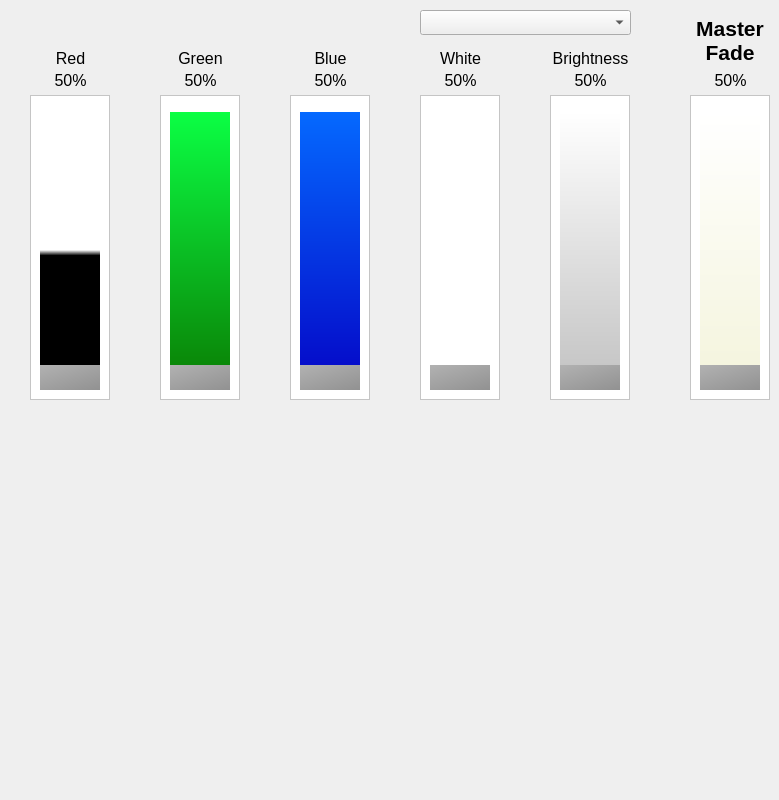
     <widget class="QWidget" name="tabRGB">
      <property name="sizePolicy">
       <sizepolicy hsizetype="Fixed" vsizetype="Fixed">
        <horstretch>0</horstretch>
        <verstretch>0</verstretch>
       </sizepolicy>
      </property>
      <property name="minimumSize">
       <size>
        <width>700</width>
        <height>800</height>
       </size>
      </property>
      <property name="baseSize">
       <size>
        <width>0</width>
        <height>0</height>
       </size>
      </property>
      <attribute name="title">
       <string>RGB</string>
      </attribute>
      <widget class="QSlider" name="sldRed">
       <property name="geometry">
        <rect>
         <x>40</x>
         <y>110</y>
         <width>60</width>
         <height>280</height>
        </rect>
       </property>
       <property name="styleSheet">
        <string notr="true">QSlider::groove:vertical {
    width: 80px; /* the groove expands to the size of the slider by default. by giving it a height, it has a fixed size */
    /*border: 4px solid rgb(0,0,0);*/
    background: qlineargradient(x1:0, y1: 0.5, x2: 0, y2: 0.52, stop:0 rgb(255, 255,255), stop:1 rgb(0, 0, 0));
    margin: 2px 0;
}

QSlider::handle:vertical {
    background: qlineargradient(x1:0, y1:0, x2:1, y2:1, stop:0 #b4b4b4, stop:1 #8f8f8f);
    height: 25px;
    margin: -2px 0; /* handle is placed by default on the contents rect of the groove. Expand outside the groove */
    border-radius: 8px;
}</string>
       </property>
       <property name="maximum">
        <number>255</number>
       </property>
       <property name="orientation">
        <enum>Qt::Vertical</enum>
       </property>
      </widget>
      <widget class="QSlider" name="sldGreen">
       <property name="geometry">
        <rect>
         <x>170</x>
         <y>110</y>
         <width>60</width>
         <height>280</height>
        </rect>
       </property>
       <property name="styleSheet">
        <string notr="true">QSlider::groove:vertical {

    width:80px; /* the groove expands to the size of the slider by default. by giving it a height, it has a fixed size */
    background: qlineargradient(x1:0, y1:0, x2:0, y2:1, stop:0 rgb(11, 255, 68), stop:1 rgb(10, 125, 3));
    margin: 2px 0;
}

QSlider::handle:vertical {
    background: qlineargradient(x1:0, y1:0, x2:1, y2:1, stop:0 #b4b4b4, stop:1 #8f8f8f);

    height: 25px;
    margin: -2px 0; /* handle is placed by default on the contents rect of the groove. Expand outside the groove */
    border-radius: 8px;
}</string>
       </property>
       <property name="maximum">
        <number>255</number>
       </property>
       <property name="orientation">
        <enum>Qt::Vertical</enum>
       </property>
      </widget>
      <widget class="QSlider" name="sldBlue">
       <property name="geometry">
        <rect>
         <x>300</x>
         <y>110</y>
         <width>60</width>
         <height>280</height>
        </rect>
       </property>
       <property name="styleSheet">
        <string notr="true">QSlider::groove:vertical {

    width: 80px; /* the groove expands to the size of the slider by default. by giving it a height, it has a fixed size */
    background: qlineargradient(x1:0, y1:0, x2:0, y2:1, stop:0 rgb(5, 105, 255), stop:1 rgb(5, 5, 198));
    margin: 2px 0;
}

QSlider::handle:vertical {
    background: qlineargradient(x1:0, y1:0, x2:1, y2:1, stop:0 #b4b4b4, stop:1 #8f8f8f);

    height: 25px;
    margin: -2px 0; /* handle is placed by default on the contents rect of the groove. Expand outside the groove */
    border-radius: 8px;
}

</string>
       </property>
       <property name="maximum">
        <number>255</number>
       </property>
       <property name="orientation">
        <enum>Qt::Vertical</enum>
       </property>
      </widget>
      <widget class="QSlider" name="sldWhite">
       <property name="geometry">
        <rect>
         <x>430</x>
         <y>110</y>
         <width>60</width>
         <height>280</height>
        </rect>
       </property>
       <property name="styleSheet">
        <string notr="true">QSlider::groove:vertical {

    width: 80px; /* the groove expands to the size of the slider by default. by giving it a height, it has a fixed size */
    background: qlineargradient(x1:0, y1:0, x2:0, y2:1, stop:0 rgb(255, 255,255), stop:1 rgb(255,255,255));
    margin: 2px 0;
}

QSlider::handle:vertical {
    background: qlineargradient(x1:0, y1:0, x2:1, y2:1, stop:0 #b4b4b4, stop:1 #8f8f8f);
    height: 25px;
    margin: -2px 0; /* handle is placed by default on the contents rect of the groove. Expand outside the groove */
    border-radius: 8px;
}</string>
       </property>
       <property name="maximum">
        <number>255</number>
       </property>
       <property name="orientation">
        <enum>Qt::Vertical</enum>
       </property>
      </widget>
      <widget class="QSlider" name="sldBrightness">
       <property name="geometry">
        <rect>
         <x>560</x>
         <y>110</y>
         <width>60</width>
         <height>280</height>
        </rect>
       </property>
       <property name="styleSheet">
        <string notr="true">QSlider::groove:vertical {
    width: 80px; /* the groove expands to the size of the slider by default. by giving it a height, it has a fixed size */
    background: qlineargradient(x1:0, y1:0, x2:0, y2:1, stop:0 rgb(255, 255, 255), stop:1 rgb(194, 194, 194));
    margin: 2px 0;
}

QSlider::handle:vertical {
    background: qlineargradient(x1:0, y1:0, x2:1, y2:1, stop:0 #b4b4b4, stop:1 #8f8f8f);
    height: 25px;
    margin: -2px 0; /* handle is placed by default on the contents rect of the groove. Expand outside the groove */
    border-radius: 8px;
}</string>
       </property>
       <property name="maximum">
        <number>255</number>
       </property>
       <property name="orientation">
        <enum>Qt::Vertical</enum>
       </property>
      </widget>
      <widget class="QFrame" name="brdRed">
       <property name="geometry">
        <rect>
         <x>30</x>
         <y>95</y>
         <width>80</width>
         <height>305</height>
        </rect>
       </property>
       <property name="styleSheet">
        <string notr="true">background:rgb(255,255,255)</string>
       </property>
       <property name="frameShape">
        <enum>QFrame::StyledPanel</enum>
       </property>
       <property name="frameShadow">
        <enum>QFrame::Raised</enum>
       </property>
      </widget>
      <widget class="QFrame" name="brdGreen">
       <property name="geometry">
        <rect>
         <x>160</x>
         <y>95</y>
         <width>80</width>
         <height>305</height>
        </rect>
       </property>
       <property name="styleSheet">
        <string notr="true">background:rgb(255,255,255)</string>
       </property>
       <property name="frameShape">
        <enum>QFrame::StyledPanel</enum>
       </property>
       <property name="frameShadow">
        <enum>QFrame::Raised</enum>
       </property>
      </widget>
      <widget class="QFrame" name="brdBlue">
       <property name="enabled">
        <bool>true</bool>
       </property>
       <property name="geometry">
        <rect>
         <x>290</x>
         <y>95</y>
         <width>80</width>
         <height>305</height>
        </rect>
       </property>
       <property name="styleSheet">
        <string notr="true">background:rgb(255,255,255)</string>
       </property>
       <property name="frameShape">
        <enum>QFrame::StyledPanel</enum>
       </property>
       <property name="frameShadow">
        <enum>QFrame::Raised</enum>
       </property>
      </widget>
      <widget class="QFrame" name="brdWhite">
       <property name="geometry">
        <rect>
         <x>420</x>
         <y>95</y>
         <width>80</width>
         <height>305</height>
        </rect>
       </property>
       <property name="styleSheet">
        <string notr="true">background:rgb(255,255,255)</string>
       </property>
       <property name="frameShape">
        <enum>QFrame::StyledPanel</enum>
       </property>
       <property name="frameShadow">
        <enum>QFrame::Raised</enum>
       </property>
      </widget>
      <widget class="QFrame" name="brdBrightness">
       <property name="geometry">
        <rect>
         <x>550</x>
         <y>95</y>
         <width>80</width>
         <height>305</height>
        </rect>
       </property>
       <property name="styleSheet">
        <string notr="true">background:rgb(255,255,255)</string>
       </property>
       <property name="frameShape">
        <enum>QFrame::StyledPanel</enum>
       </property>
       <property name="frameShadow">
        <enum>QFrame::Raised</enum>
       </property>
      </widget>
      <widget class="QComboBox" name="cmbRGB_Layers">
       <property name="geometry">
        <rect>
         <x>420</x>
         <y>10</y>
         <width>211</width>
         <height>25</height>
        </rect>
       </property>
       <property name="styleSheet">
        <string notr="true">QComboBox QAbstractItemView {

    selection-background-color: rgb(0,0,127);
    selection-color: rgb(0, 0, 0);
}</string>
       </property>
      </widget>
      <widget class="QSlider" name="sldMasterRGB">
       <property name="geometry">
        <rect>
         <x>700</x>
         <y>110</y>
         <width>60</width>
         <height>280</height>
        </rect>
       </property>
       <property name="styleSheet">
        <string notr="true">QSlider::groove:vertical {
    width: 80px; /* the groove expands to the size of the slider by default. by giving it a height, it has a fixed size */
    background: qlineargradient(x1:0, y1:0, x2:0, y2:1, stop:0 rgb(255, 255, 255), stop:1 rgb(244,244,220));
    margin: 2px 0;
}

QSlider::handle:vertical {
    background: qlineargradient(x1:0, y1:0, x2:1, y2:1, stop:0 #b4b4b4, stop:1 #8f8f8f);
    height: 25px;
    margin: -2px 0; /* handle is placed by default on the contents rect of the groove. Expand outside the groove */
    border-radius: 8px;
}</string>
       </property>
       <property name="maximum">
        <number>255</number>
       </property>
       <property name="orientation">
        <enum>Qt::Vertical</enum>
       </property>
      </widget>
      <widget class="QFrame" name="brdMasterRGB">
       <property name="geometry">
        <rect>
         <x>690</x>
         <y>95</y>
         <width>80</width>
         <height>305</height>
        </rect>
       </property>
       <property name="styleSheet">
        <string notr="true">background:rgb(255,255,255)</string>
       </property>
       <property name="frameShape">
        <enum>QFrame::StyledPanel</enum>
       </property>
       <property name="frameShadow">
        <enum>QFrame::Raised</enum>
       </property>
      </widget>
      <widget class="QLabel" name="lblMaster">
       <property name="geometry">
        <rect>
         <x>690</x>
         <y>10</y>
         <width>80</width>
         <height>60</height>
        </rect>
       </property>
       <property name="font">
        <font>
         <pointsize>16</pointsize>
         <bold>true</bold>
        </font>
       </property>
       <property name="text">
        <string>Master Fade</string>
       </property>
       <property name="alignment">
        <set>Qt::AlignCenter</set>
       </property>
       <property name="wordWrap">
        <bool>true</bool>
       </property>
      </widget>
      <widget class="QLabel" name="lblRed">
       <property name="geometry">
        <rect>
         <x>30</x>
         <y>50</y>
         <width>81</width>
         <height>17</height>
        </rect>
       </property>
       <property name="font">
        <font>
         <pointsize>12</pointsize>
        </font>
       </property>
       <property name="text">
        <string>Red</string>
       </property>
       <property name="alignment">
        <set>Qt::AlignCenter</set>
       </property>
      </widget>
      <widget class="QLabel" name="lblGreen">
       <property name="geometry">
        <rect>
         <x>160</x>
         <y>50</y>
         <width>81</width>
         <height>17</height>
        </rect>
       </property>
       <property name="font">
        <font>
         <pointsize>12</pointsize>
        </font>
       </property>
       <property name="text">
        <string>Green</string>
       </property>
       <property name="alignment">
        <set>Qt::AlignCenter</set>
       </property>
      </widget>
      <widget class="QLabel" name="lblBlue">
       <property name="geometry">
        <rect>
         <x>290</x>
         <y>50</y>
         <width>81</width>
         <height>17</height>
        </rect>
       </property>
       <property name="font">
        <font>
         <pointsize>12</pointsize>
        </font>
       </property>
       <property name="text">
        <string>Blue</string>
       </property>
       <property name="alignment">
        <set>Qt::AlignCenter</set>
       </property>
      </widget>
      <widget class="QLabel" name="lblWhite">
       <property name="geometry">
        <rect>
         <x>420</x>
         <y>50</y>
         <width>81</width>
         <height>17</height>
        </rect>
       </property>
       <property name="font">
        <font>
         <pointsize>12</pointsize>
        </font>
       </property>
       <property name="text">
        <string>White</string>
       </property>
       <property name="alignment">
        <set>Qt::AlignCenter</set>
       </property>
      </widget>
      <widget class="QLabel" name="lblBrightness">
       <property name="geometry">
        <rect>
         <x>550</x>
         <y>50</y>
         <width>81</width>
         <height>17</height>
        </rect>
       </property>
       <property name="font">
        <font>
         <pointsize>12</pointsize>
        </font>
       </property>
       <property name="text">
        <string>Brightness</string>
       </property>
       <property name="alignment">
        <set>Qt::AlignCenter</set>
       </property>
      </widget>
      <widget class="QLabel" name="lblRedPercent">
       <property name="geometry">
        <rect>
         <x>40</x>
         <y>70</y>
         <width>61</width>
         <height>20</height>
        </rect>
       </property>
       <property name="font">
        <font>
         <pointsize>12</pointsize>
        </font>
       </property>
       <property name="text">
        <string>50%</string>
       </property>
       <property name="alignment">
        <set>Qt::AlignCenter</set>
       </property>
      </widget>
      <widget class="QLabel" name="lblGreenPercent">
       <property name="geometry">
        <rect>
         <x>170</x>
         <y>70</y>
         <width>61</width>
         <height>20</height>
        </rect>
       </property>
       <property name="font">
        <font>
         <pointsize>12</pointsize>
        </font>
       </property>
       <property name="text">
        <string>50%</string>
       </property>
       <property name="alignment">
        <set>Qt::AlignCenter</set>
       </property>
      </widget>
      <widget class="QLabel" name="lblBluePercent">
       <property name="geometry">
        <rect>
         <x>300</x>
         <y>70</y>
         <width>61</width>
         <height>20</height>
        </rect>
       </property>
       <property name="font">
        <font>
         <pointsize>12</pointsize>
        </font>
       </property>
       <property name="text">
        <string>50%</string>
       </property>
       <property name="alignment">
        <set>Qt::AlignCenter</set>
       </property>
      </widget>
      <widget class="QLabel" name="lblWhitePercent">
       <property name="geometry">
        <rect>
         <x>430</x>
         <y>70</y>
         <width>61</width>
         <height>20</height>
        </rect>
       </property>
       <property name="font">
        <font>
         <pointsize>12</pointsize>
        </font>
       </property>
       <property name="text">
        <string>50%</string>
       </property>
       <property name="alignment">
        <set>Qt::AlignCenter</set>
       </property>
      </widget>
      <widget class="QLabel" name="lblBrightnessPercent">
       <property name="geometry">
        <rect>
         <x>560</x>
         <y>70</y>
         <width>61</width>
         <height>20</height>
        </rect>
       </property>
       <property name="font">
        <font>
         <pointsize>12</pointsize>
        </font>
       </property>
       <property name="text">
        <string>50%</string>
       </property>
       <property name="alignment">
        <set>Qt::AlignCenter</set>
       </property>
      </widget>
      <widget class="QLabel" name="lblMasterRGBPercent">
       <property name="geometry">
        <rect>
         <x>700</x>
         <y>70</y>
         <width>61</width>
         <height>20</height>
        </rect>
       </property>
       <property name="font">
        <font>
         <pointsize>12</pointsize>
        </font>
       </property>
       <property name="text">
        <string>50%</string>
       </property>
       <property name="alignment">
        <set>Qt::AlignCenter</set>
       </property>
      </widget>
      <zorder>lblRed</zorder>
      <zorder>lblGreen</zorder>
      <zorder>lblBlue</zorder>
      <zorder>lblWhite</zorder>
      <zorder>brdMasterRGB</zorder>
      <zorder>brdBrightness</zorder>
      <zorder>brdWhite</zorder>
      <zorder>brdBlue</zorder>
      <zorder>brdGreen</zorder>
      <zorder>brdRed</zorder>
      <zorder>sldRed</zorder>
      <zorder>sldGreen</zorder>
      <zorder>sldBlue</zorder>
      <zorder>sldWhite</zorder>
      <zorder>sldBrightness</zorder>
      <zorder>cmbRGB_Layers</zorder>
      <zorder>sldMasterRGB</zorder>
      <zorder>lblMaster</zorder>
      <zorder>lblBrightness</zorder>
      <zorder>lblRedPercent</zorder>
      <zorder>lblGreenPercent</zorder>
      <zorder>lblBluePercent</zorder>
      <zorder>lblWhitePercent</zorder>
      <zorder>lblBrightnessPercent</zorder>
      <zorder>lblMasterRGBPercent</zorder>
     </widget>
